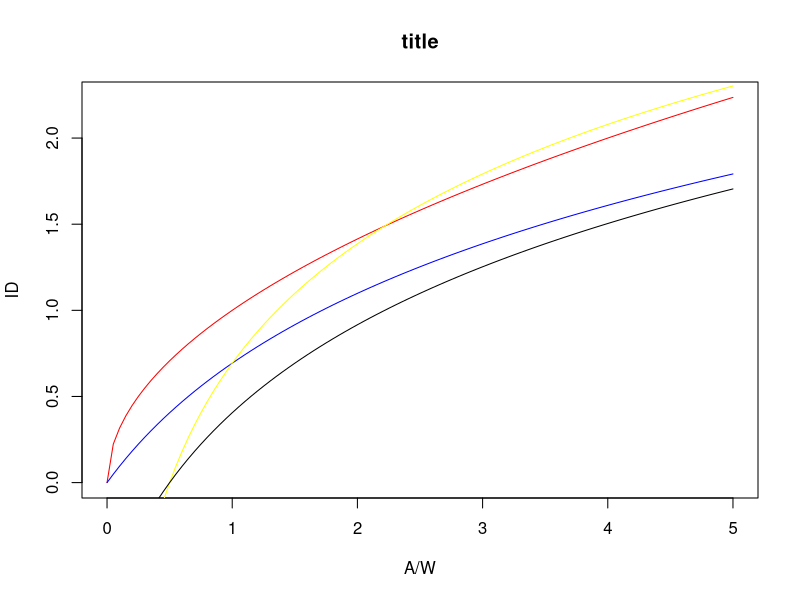

The R script that drew this image:
curve(sqrt(x), from=0, to=5, main='title', ylab='ID', xlab='A/W', col='red')
curve(log(x+1), add=TRUE, col='blue')
curve(log(2*x), add=TRUE, col='yellow')
curve(log(x+0.5), add=TRUE)

0.2 + 0.16*log(2*5/1)
0.16 * log((5+0.5*1)/1)
0.2 + 0.16*log((5 + 1)/1)
0.2 + 0.16*sqrt(5/1)
